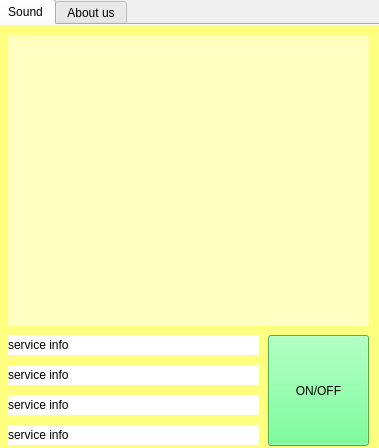
<?xml version="1.0" encoding="UTF-8"?>
<ui version="4.0">
 <class>MainWindow</class>
 <widget class="QMainWindow" name="MainWindow">
  <property name="geometry">
   <rect>
    <x>0</x>
    <y>0</y>
    <width>379</width>
    <height>448</height>
   </rect>
  </property>
  <property name="windowTitle">
   <string>MainWindow</string>
  </property>
  <widget class="QWidget" name="centralWidget">
   <widget class="QTabWidget" name="tabWidget">
    <property name="geometry">
     <rect>
      <x>-4</x>
      <y>-1</y>
      <width>391</width>
      <height>451</height>
     </rect>
    </property>
    <property name="currentIndex">
     <number>0</number>
    </property>
    <property name="usesScrollButtons">
     <bool>true</bool>
    </property>
    <property name="documentMode">
     <bool>false</bool>
    </property>
    <property name="tabsClosable">
     <bool>false</bool>
    </property>
    <property name="movable">
     <bool>false</bool>
    </property>
    <property name="tabBarAutoHide">
     <bool>false</bool>
    </property>
    <widget class="QWidget" name="soundPage">
     <property name="styleSheet">
      <string notr="true">background-color: rgb(255, 255, 127);
</string>
     </property>
     <attribute name="title">
      <string>Sound</string>
     </attribute>
     <widget class="QWidget" name="graphic" native="true">
      <property name="geometry">
       <rect>
        <x>10</x>
        <y>10</y>
        <width>361</width>
        <height>291</height>
       </rect>
      </property>
      <property name="styleSheet">
       <string notr="true">background-color: rgb(255, 255, 191);</string>
      </property>
     </widget>
     <widget class="QLabel" name="label4">
      <property name="geometry">
       <rect>
        <x>10</x>
        <y>400</y>
        <width>251</width>
        <height>20</height>
       </rect>
      </property>
      <property name="styleSheet">
       <string notr="true">background-color: rgb(255, 255, 255);</string>
      </property>
      <property name="text">
       <string>service info</string>
      </property>
     </widget>
     <widget class="QLabel" name="label3">
      <property name="geometry">
       <rect>
        <x>10</x>
        <y>370</y>
        <width>251</width>
        <height>20</height>
       </rect>
      </property>
      <property name="styleSheet">
       <string notr="true">background-color: rgb(255, 255, 255);</string>
      </property>
      <property name="text">
       <string>service info</string>
      </property>
     </widget>
     <widget class="QLabel" name="label2">
      <property name="geometry">
       <rect>
        <x>10</x>
        <y>340</y>
        <width>251</width>
        <height>20</height>
       </rect>
      </property>
      <property name="styleSheet">
       <string notr="true">background-color: rgb(255, 255, 255);</string>
      </property>
      <property name="text">
       <string>service info</string>
      </property>
     </widget>
     <widget class="QLabel" name="label1">
      <property name="geometry">
       <rect>
        <x>10</x>
        <y>310</y>
        <width>251</width>
        <height>20</height>
       </rect>
      </property>
      <property name="styleSheet">
       <string notr="true">background-color: rgb(255, 255, 255);</string>
      </property>
      <property name="text">
       <string>service info</string>
      </property>
     </widget>
     <widget class="QPushButton" name="startButton">
      <property name="enabled">
       <bool>true</bool>
      </property>
      <property name="geometry">
       <rect>
        <x>270</x>
        <y>310</y>
        <width>101</width>
        <height>111</height>
       </rect>
      </property>
      <property name="palette">
       <palette>
        <active>
         <colorrole role="Button">
          <brush brushstyle="SolidPattern">
           <color alpha="255">
            <red>85</red>
            <green>255</green>
            <blue>127</blue>
           </color>
          </brush>
         </colorrole>
         <colorrole role="Base">
          <brush brushstyle="SolidPattern">
           <color alpha="255">
            <red>85</red>
            <green>255</green>
            <blue>127</blue>
           </color>
          </brush>
         </colorrole>
         <colorrole role="Window">
          <brush brushstyle="SolidPattern">
           <color alpha="255">
            <red>85</red>
            <green>255</green>
            <blue>127</blue>
           </color>
          </brush>
         </colorrole>
        </active>
        <inactive>
         <colorrole role="Button">
          <brush brushstyle="SolidPattern">
           <color alpha="255">
            <red>85</red>
            <green>255</green>
            <blue>127</blue>
           </color>
          </brush>
         </colorrole>
         <colorrole role="Base">
          <brush brushstyle="SolidPattern">
           <color alpha="255">
            <red>85</red>
            <green>255</green>
            <blue>127</blue>
           </color>
          </brush>
         </colorrole>
         <colorrole role="Window">
          <brush brushstyle="SolidPattern">
           <color alpha="255">
            <red>85</red>
            <green>255</green>
            <blue>127</blue>
           </color>
          </brush>
         </colorrole>
        </inactive>
        <disabled>
         <colorrole role="Button">
          <brush brushstyle="SolidPattern">
           <color alpha="255">
            <red>85</red>
            <green>255</green>
            <blue>127</blue>
           </color>
          </brush>
         </colorrole>
         <colorrole role="Base">
          <brush brushstyle="SolidPattern">
           <color alpha="255">
            <red>85</red>
            <green>255</green>
            <blue>127</blue>
           </color>
          </brush>
         </colorrole>
         <colorrole role="Window">
          <brush brushstyle="SolidPattern">
           <color alpha="255">
            <red>85</red>
            <green>255</green>
            <blue>127</blue>
           </color>
          </brush>
         </colorrole>
        </disabled>
       </palette>
      </property>
      <property name="font">
       <font>
        <family>MS Shell Dlg 2</family>
       </font>
      </property>
      <property name="autoFillBackground">
       <bool>false</bool>
      </property>
      <property name="styleSheet">
       <string notr="true">background-color: rgb(85, 255, 127);</string>
      </property>
      <property name="text">
       <string>ON/OFF</string>
      </property>
     </widget>
    </widget>
    <widget class="QWidget" name="infoPage">
     <property name="styleSheet">
      <string notr="true">background-color: rgb(170, 255, 255);
</string>
     </property>
     <attribute name="title">
      <string>About us</string>
     </attribute>
    </widget>
   </widget>
  </widget>
 </widget>
 <layoutdefault spacing="6" margin="11"/>
 <resources/>
 <connections/>
</ui>
